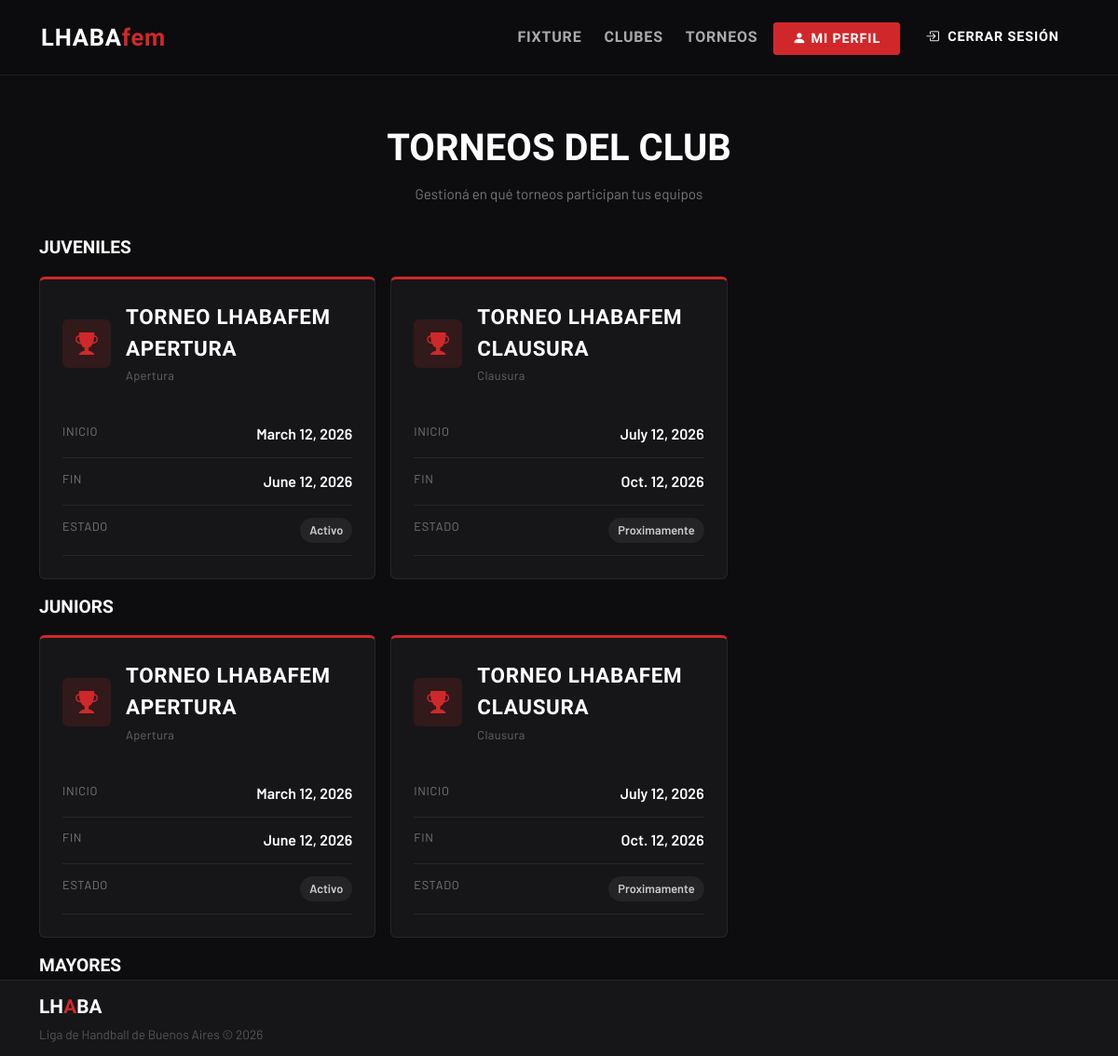
/perfil_coordinador/CPBCRA/mis_torneos/ (signed in), run on the app's committed database.
### clubes/models.py (models this page shows, shortened)
class Categoria(models.Model):
    id_categoria = models.AutoField(primary_key=True)
    nombre_categoria = models.CharField(max_length=30)

### torneos/models.py (models this page shows, shortened)
class Torneo(models.Model):
    id = models.AutoField(primary_key=True)
    torneo_id = models.CharField(max_length=20, unique=True, blank=True)
    temporada = models.CharField()
    nombre = models.CharField()
    fecha_inicio = models.DateField()
    fecha_fin = models.DateField()
    categoria = models.ForeignKey(
        Categoria,
        on_delete=models.CASCADE
    )
    estado = models.CharField(default='Inactivo')

### torneos/views.py (the view)
# urls.py: path("perfil_coordinador/<nombre_siglas>/mis_torneos/",mis_torneos,name="mis_torneos"),
@login_required
def mis_torneos(request, nombre_siglas):
    club = get_object_or_404(
        ClubesRegistrados,
        nombre_siglas=nombre_siglas
    )
    if not es_coordinador(club, request.user):
        return redirect("home")
    club = request.user.club
    participaciones = ParticipacionTorneo.objects.filter(
        club=club
    ).select_related("torneo", "categoria")
    categorias_club = PersonaRol.objects.filter(
        club=club
    ).values_list("categoria", flat=True).distinct()
    torneos_disponibles = Torneo.objects.filter(
        categoria__in=categorias_club
    ).exclude(
        participaciontorneo__club=club
    ).select_related("categoria")
    categorias = Categoria.objects.filter(
        id_categoria__in=categorias_club
    )
    contexto = {
        "club": club,
        "participaciones": participaciones,
        "torneos_disponibles": torneos_disponibles,
        "categorias": categorias
    }
    return render(
        request,
        "torneos/torneos_administrar.html",
        contexto
    )

### accounts/views.py (called while the page is built)
def es_coordinador(club, user):
    if club.coordinador_deportivo == user:
        return True
    return

### torneos/templates/torneos/torneos_administrar.html (shortened to what this page needs)
{% extends 'index.html' %}
{% block princ_content %}
<div class="container-xl">
  <div class="page-header">
    <div class="page-title">Torneos del club</div>
    <div class="page-subtitle">
      Gestioná en qué torneos participan tus equipos
    </div>
  </div>
  <div class="row g-4">
    {% for cat in categorias %}
      <div class="col-12">
        <div class="section-title-small mb-3">
          {{ cat.nombre_categoria }}
        </div>
        <div class="row g-3">
          {% for torneo in torneos_disponibles %}
            {% if torneo.categoria.id_categoria == cat.id_categoria %}
              <div class="col-md-6 col-lg-4">
                <a href="#"
                   class="torneo-card-link">
                  <div class="division-card division-lhaba h-100">
                    <div class="division-header">
                      <div class="division-icon lhaba">
                        <i class="bi bi-trophy-fill"></i>
                      </div>
                      <div>
                        <div class="division-name">
                          {{ torneo.nombre }}
                        </div>
                        <div class="division-torneo">
                          {{ torneo.temporada }}
                        </div>
                      </div>
                    </div>
                    <div class="detail-row">
                      <div class="detail-label">Inicio</div>
                      <div class="detail-value">
                        {{ torneo.fecha_inicio }}
                      </div>
                    </div>
                    <div class="detail-row">
                      <div class="detail-label">Fin</div>
                      <div class="detail-value">
                        {{ torneo.fecha_fin }}
                      </div>
                    </div>
                    <div class="detail-row">
                      <div class="detail-label">Estado</div>
                      <div class="detail-value">
                        <span class="status-badge">
                          {{ torneo.estado }}
                        </span>
                      </div>
                    </div>
                  </div>
                </a>
              </div>
            {% endif %}
          {% empty %}
            <div class="col-12">
              <div class="empty-club">
                No hay torneos disponibles para esta categoría.
              </div>
            </div>
          {% endfor %}
        </div>
      </div>
    {% endfor %}
  </div>
</div>
{% endblock %}

### templates/index.html (style rules this page uses)
:root { --lhaba-red: #D0282A; --lhaba-red-dark: #A01E20; --lhaba-gold: #E8A020; --bg-dark: #0D0D0F; --bg-card: #161618; --bg-card-hover: #1E1E22; --border-subtle: rgba(255,255,255,0.07); }
* { box-sizing: border-box; }
body { background-color: var(--bg-dark); font-family: 'Barlow', sans-serif; color: #E0E0E0; min-height: 100vh; overflow-x: hidden; display: flex; flex-direction: column; }
html, body { height: 100%; }
.division-card { background-color: var(--bg-card); border: 1px solid var(--border-subtle); border-radius: 6px; padding: 1.5rem; height: 100%; }
.division-header { display: flex; align-items: center; gap: 1rem; margin-bottom: 1.75rem; }
.division-icon { width: 52px; height: 52px; border-radius: 6px; display: flex; align-items: center; justify-content: center; font-size: 1.5rem; flex-shrink: 0; }
.division-name { font-family: 'Barlow Condensed', sans-serif; font-weight: 700; font-size: 1.4rem; text-transform: uppercase; color: #fff; letter-spacing: 0.03em; }
.division-torneo { font-size: 0.8rem; color: #666; margin-top: 0.2rem; letter-spacing: 0.03em; }
.page-header { padding: 3rem 0 2rem; text-align: center; }
.page-title { font-family: 'Barlow Condensed', sans-serif; font-weight: 800; font-size: 2.8rem; text-transform: uppercase; color: #fff; }
.page-subtitle { color: #777; margin-top: 0.5rem; font-size: 0.95rem; }
.page-title { font-family: 'Barlow Condensed', sans-serif; font-weight: 800; font-size: 2.5rem; text-transform: uppercase; color: #fff; }
.detail-row { display: flex; justify-content: space-between; padding: 0.8rem 0; border-bottom: 1px solid var(--border-subtle); }
.detail-label { font-size: 0.8rem; color: #777; text-transform: uppercase; letter-spacing: 0.05em; }
.detail-value { font-weight: 600; color: #fff; text-align: right; }
.row.g-4 { --bs-gutter-y: 1rem; }
.division-card.division-lhaba { border-top: 3px solid var(--lhaba-red); }
.division-icon.lhaba { background-color: rgba(208,40,42,0.15); color: var(--lhaba-red); }
.container-xl { position: relative; z-index: 1; }

### torneos/templates/torneos/torneos_administrar.html (style rules this page uses)
.torneo-card-link { text-decoration: none; color: inherit; display: block; }
.torneo-card-link .division-card { transition: all 0.25s ease; }
.section-title-small { font-family: 'Barlow Condensed', sans-serif; font-weight: 700; font-size: 1.2rem; text-transform: uppercase; color: #fff; }
.status-badge { display: inline-flex; padding: 4px 10px; border-radius: 20px; font-size: 0.8rem; background: rgba(255,255,255,0.06); color: #ccc; }

### data on the page
Categoria: nombre_categoria "JUVENILES"
Torneo: nombre "TORNEO LHABAFEM APERTURA", temporada "Apertura", fecha_inicio "March 12, 2026", fecha_fin "June 12, 2026", estado "Activo"
Torneo: nombre "TORNEO LHABAFEM CLAUSURA", temporada "Clausura", fecha_inicio "July 12, 2026", fecha_fin "Oct. 12, 2026", estado "Proximamente"
Categoria: nombre_categoria "JUNIORS"
Torneo: nombre "TORNEO LHABAFEM APERTURA", temporada "Apertura", fecha_inicio "March 12, 2026", fecha_fin "June 12, 2026", estado "Activo"
Torneo: nombre "TORNEO LHABAFEM CLAUSURA", temporada "Clausura", fecha_inicio "July 12, 2026", fecha_fin "Oct. 12, 2026", estado "Proximamente"
Categoria: nombre_categoria "MAYORES"
